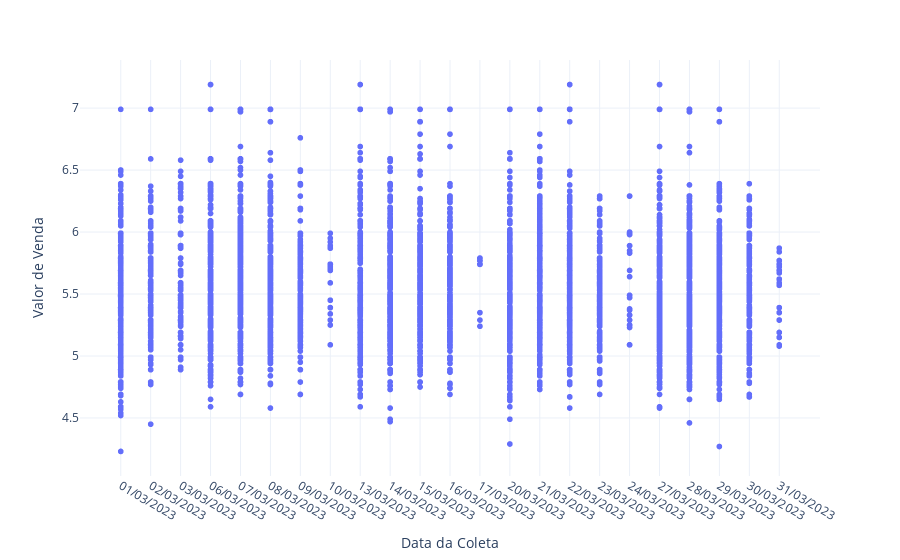

Notebook code for this chart:
### Code cell
# crie um gráfico de linhas do preço médio de "Valor de Venda" ao longo do tempo para gasolina.
time_series = px.scatter(
              dic_produtos, # Dataframe
              x= "Data da Coleta",  # Eixo X
              y= "Valor de Venda",  # Eixo Y
              title="",
              labels={'Produto':'GASOLINA'},
              template="plotly_white"  # Tema limpo
)

# Exibindo o gráfico
time_series.show()

### Figure 1 — Plotly figure (JSON) as saved in the notebook; plotly's stock layout.template omitted (floating-point values rounded to 4 significant figures; data arrays with more than 128 entries replaced by an {"elided": "..."} marker saying what was removed)
{"data": [{"hovertemplate": "Data da Coleta=%{x}<br>Valor de Venda=%{y}<extra></extra>", "legendgroup": "", "marker": {"color": "#636efa", "symbol": "circle"}, "mode": "markers", "name": "", "showlegend": false, "type": "scattergl", "x": {"elided": "18512 str values"}, "xaxis": "x", "y": {"elided": "18512 float values"}, "yaxis": "y"}], "layout": {"legend": {"tracegroupgap": 0}, "margin": {"t": 60}, "xaxis": {"anchor": "y", "domain": [0, 1], "title": {"text": "Data da Coleta"}}, "yaxis": {"anchor": "x", "domain": [0, 1], "title": {"text": "Valor de Venda"}}}}
